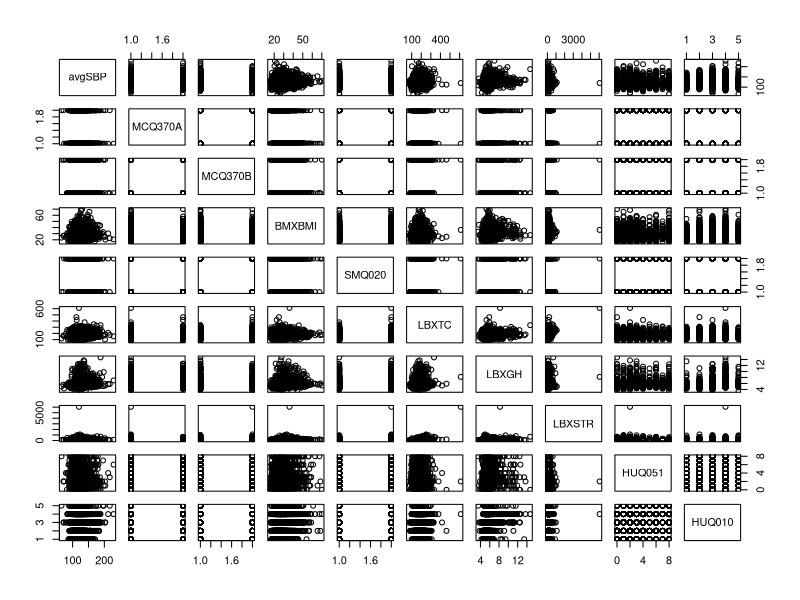

Generate this figure with R:
#Libraries
library(tidyverse)

#Read Filtered Data
filtered_df <- read.csv("Filtered Data.csv")
filtered_df <- filtered_df[,-1] #remove rowID read in

#Selection of Indepenent Variables
variables <- c(  "X", #Respondent ID
                 "LBXAPB", #Apo B, dependent variable
                 "avgSBP", #Calculated Average SBP during processing script
                 "MCQ370A", #Controlling or losing weight?
                 "MCQ370B", #Increasing exercise?
                 "BMXBMI", #BMI
                 "SMQ020", #Tobacco Use
                 "LBXTC", #Total Cholesterol
                 "LBXGH", #A1c
                 "LBXSTR", #Triglycerides
                 "HUQ051", #Number of times received healthcare over last year
                 "HUQ010") #Health Quality 1-5

df <- filtered_df %>% select(any_of(variables))

#Exploratory Analysis/QC
df %>% select(-c(X,LBXAPB)) %>% plot()
df %>% select(-c(X,LBXAPB)) %>% cor()

#MCQ370A and MCQ370B highly correlated at 0.47, remove MCQ370B
#MCQ370A and BMI negatively correlated at -.23, keep
#Triglycerides and TC correlated at 0.35, keep due to pathophysiologic plausability
#HUQ010 and HUQ051 correlated at 0.22, keep
df <- df %>% select(-MCQ370B)

#Remove Outliers in LBXTC and LBXSTR
head(sort(df$LBXTC,decreasing=T))
head(sort(df$LBXSTR,decreasing=T))

df <- df %>% filter(LBXTC != 612 | LBXSTR != 6057)
     
